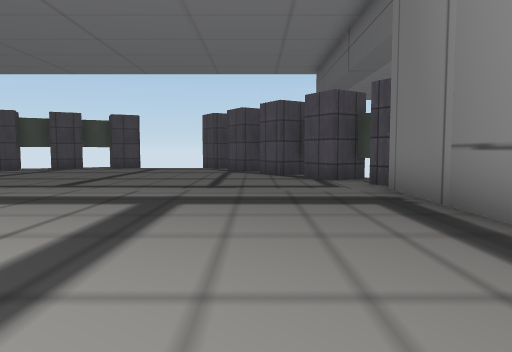
view 1 (above)

22 first-person views from a walk through a scene from a Unity 3-D project. The camera is 1.2 m above the floor, tilts 4° down and sees 70° across. The floor is counted in squares, 1.8 m on a side. Each view is taken from the middle of a square. On the plan, view 1 faces up. The plan holds only what a view shows up to about 11 squares ahead; the rest is blank. The place goes on beyond the plan. The player is left out. Some surface patterns are stand-ins.

view 2
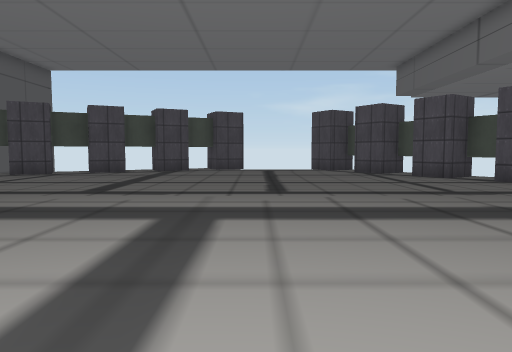

view 3
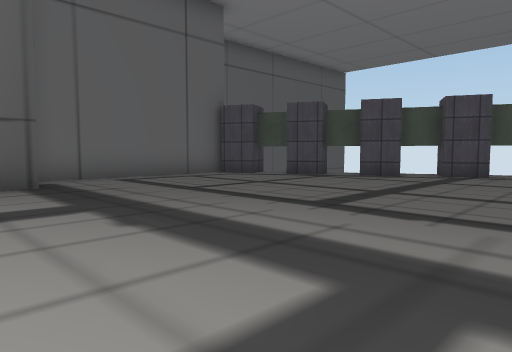

view 4
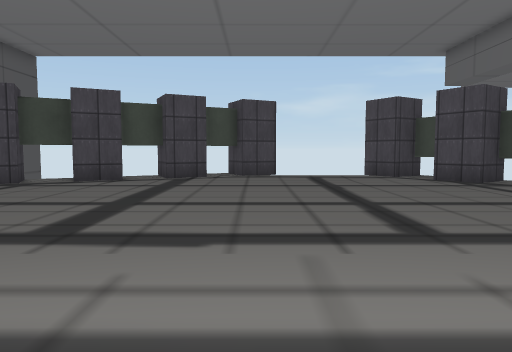

view 5
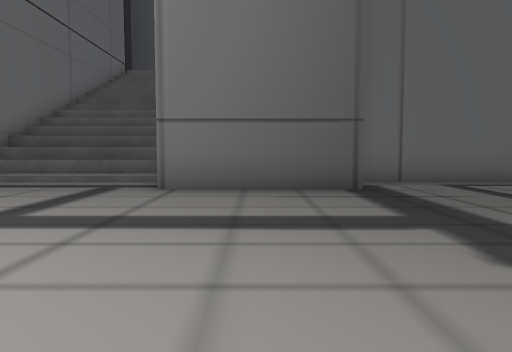

view 6
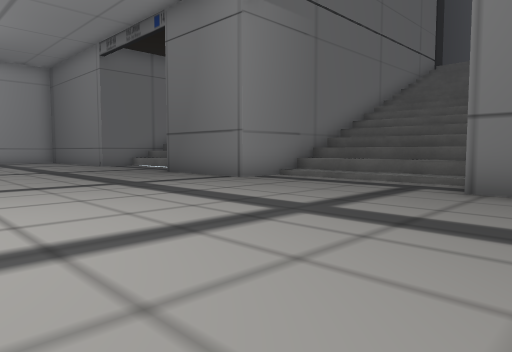

view 7
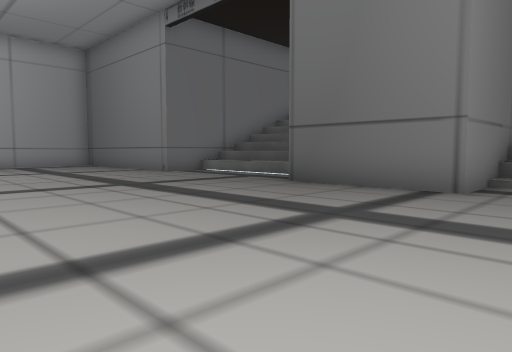

view 8
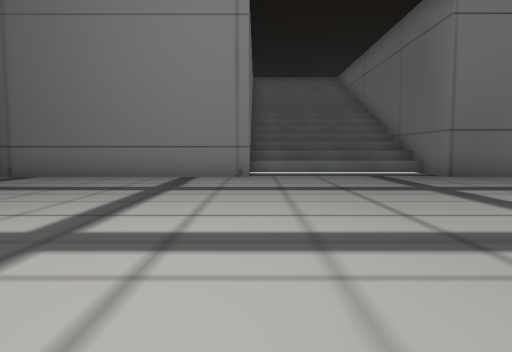

view 9
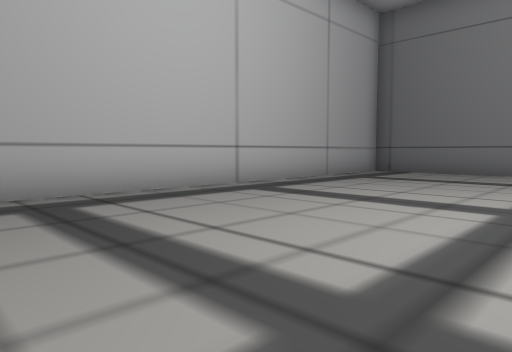

view 10
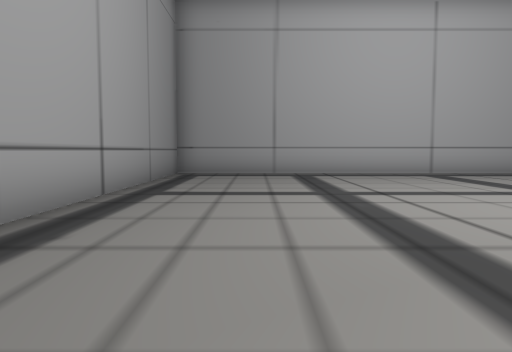

view 11
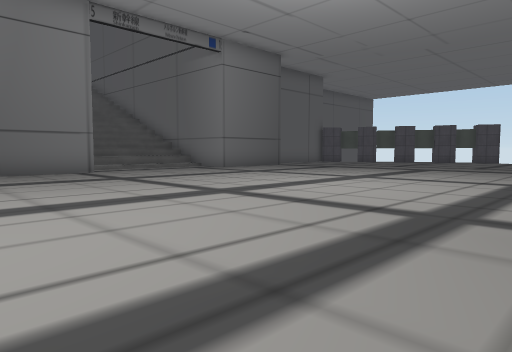

view 12
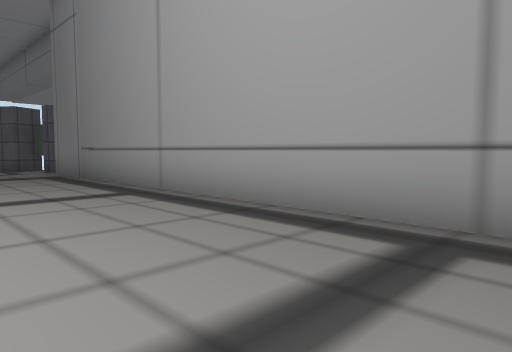

view 13
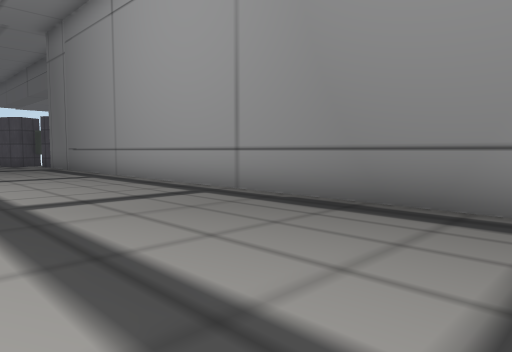

view 14
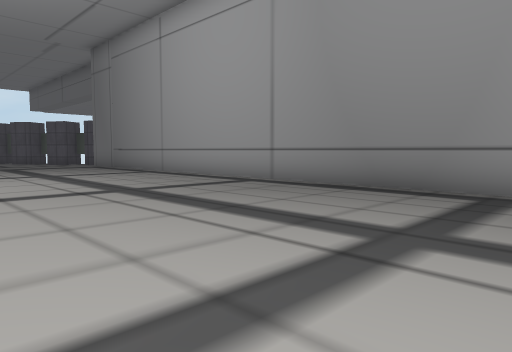

view 15
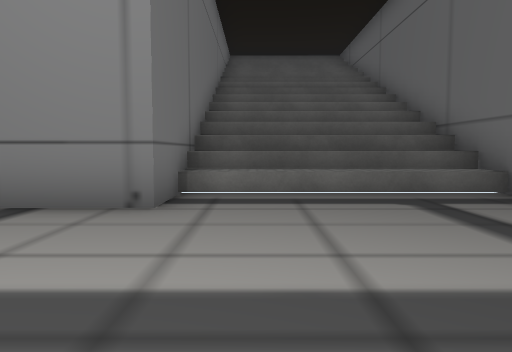

view 16
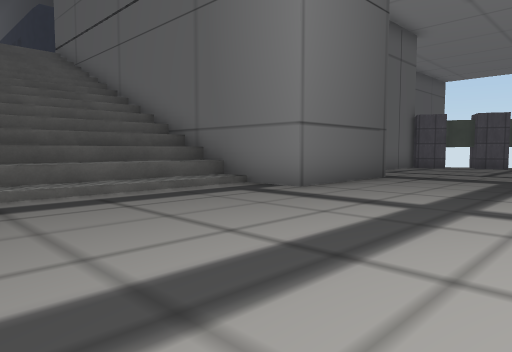

view 17
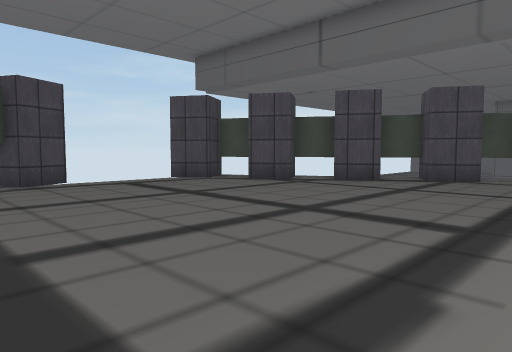

view 18
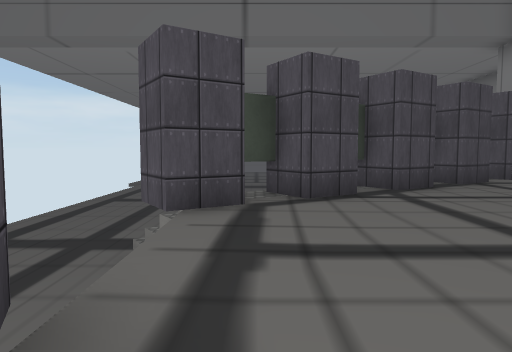

view 19
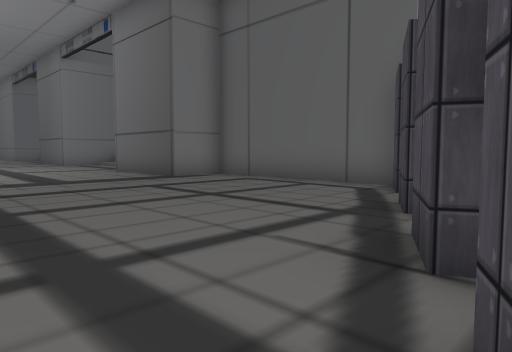

view 20
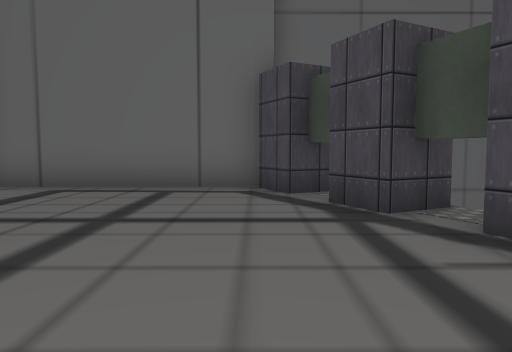

view 21
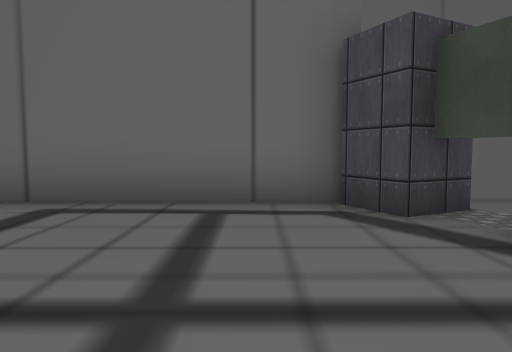

view 22
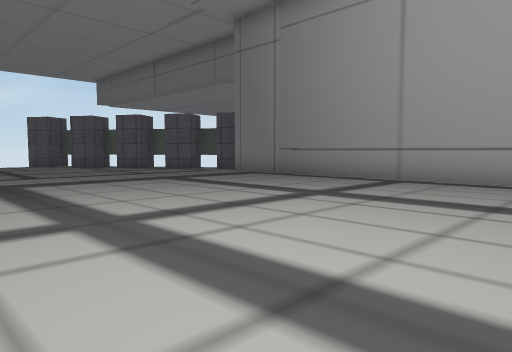

### Floor plan
Key: @ floor where view 1 was taken; # wall or solid block; . main floor; : floor 0.25 m higher than the main floor; ^ raised ledge; v drop or lower ground; O other object.
Columns run from 15 left of view 1 to 5 right of it. Each row starts with its distance up from view 1.
 16 #            vvvvvvvv
 15 #        OO    vv
 14 #      vOOOvvOOv
 13 #     OOO.....OO
 12    vOOO.......OOO
 11   OOO...........O
 10   #............OOO
  9   #.............OO
  8   #..............OO
  7   #...............OO
  6   #...............#
  5   ##..............#
  4    ##.............#
  3     #.............#
  2   ###.............#
  1 ^^:...............#
  0 ^^:............@..#
 -1 ^^:...............#
 -2 ^^:...............#
 -3 ^^:...............#
 -4 #####.............#
 -5     #.............#
 -6     #.............#
 -7  ####.............#
 -8  ^^....... .......#
 -9  ^^....... .......#
-10  ^^...............#
-11  ^^...............#
-12  ^^#..............#
-13    ##.............#
-14     #.............#
-15     #.............#
-16     #.............#
-17     #.............#
-18     #.............#
-19     ###############

Where each view was taken, in squares from view 1:
view 1: 0 up, 0 right, facing up
view 2: 1 up, 4 left, facing up
view 3: 3 up, 4 left, facing up-left
view 4: 4 up, 5 left, facing up
view 5: 3 up, 5 left, facing left
view 6: 3 up, 5 left, facing down-left
view 7: 2 down, 5 left, facing down-left
view 8: 12 down, 2 left, facing left
view 9: 13 down, 0 right, facing down-left
view 10: 8 down, 0 right, facing down
view 11: 8 down, 0 right, facing up-left
view 12: 5 down, 1 left, facing up-right
view 13: 9 down, 2 left, facing up-right
view 14: 10 down, 4 left, facing up-right
view 15: 11 down, 7 left, facing left
view 16: 4 down, 7 left, facing up-left
view 17: 6 up, 7 left, facing up-right
view 18: 13 up, 6 left, facing right
view 19: 13 up, 6 left, facing down-left
view 20: 10 up, 6 left, facing left
view 21: 9 up, 8 left, facing left
view 22: 3 down, 6 left, facing up-right
